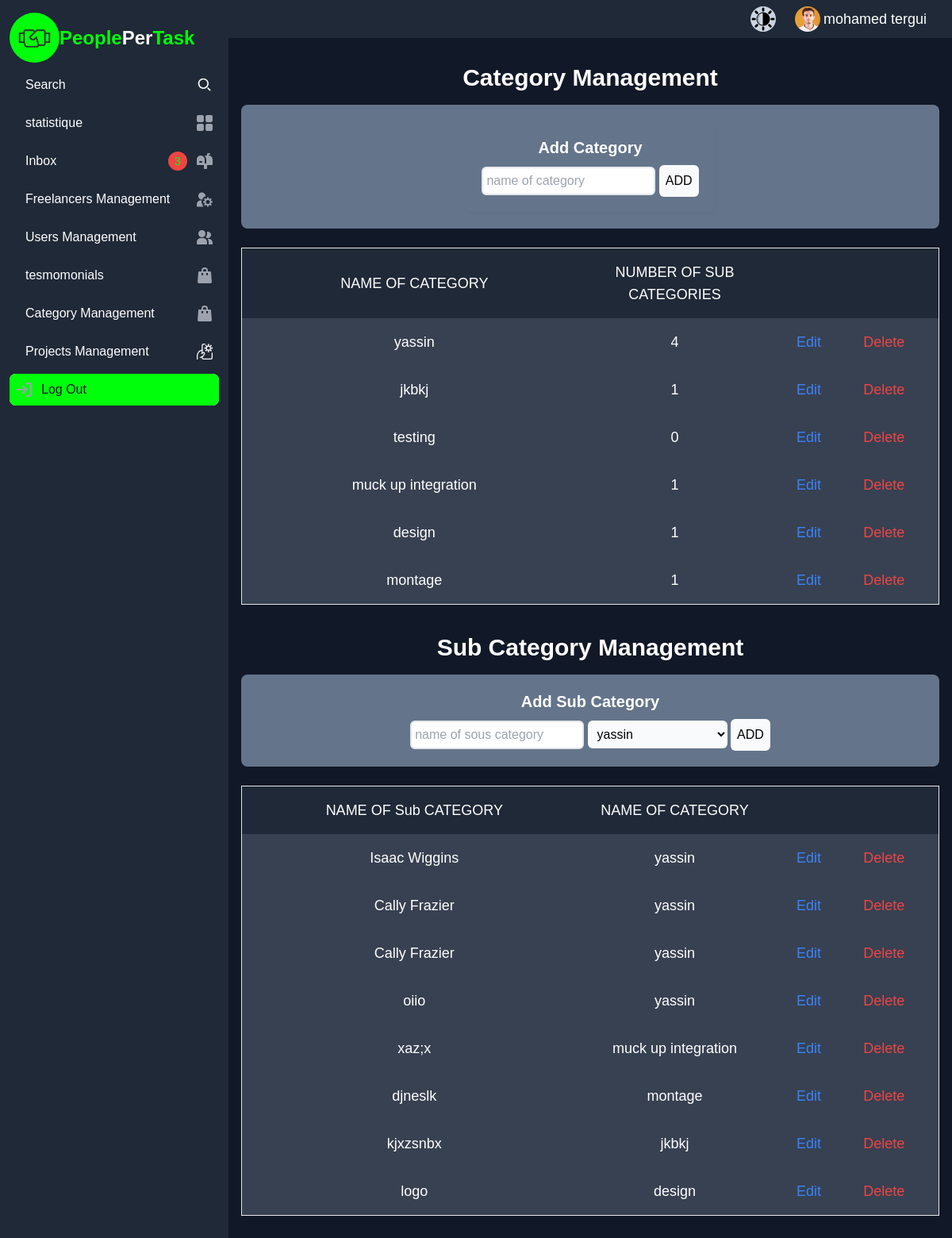
The app's page /CategoryManagement.php with its own data.
### tables this page shows
CREATE TABLE `categories` (
  `id` int NOT NULL,
  `name` varchar(255) DEFAULT NULL
);

CREATE TABLE `souscategories` (
  `id` int NOT NULL,
  `souscategoriesNAME` varchar(255) NOT NULL,
  `categoriesID` int DEFAULT NULL
);

### src/CategoryManagement.php (the view, shortened to what this page needs)
<?php
require("cnx.php");
$qeury = "SELECT  categories.name as name, COUNT(souscategories.categoriesID)  as number_of_sub_catgoty , categories.id as  id
FROM categories
LEFT JOIN souscategories ON categories.id = souscategories.categoriesID
GROUP BY categories.id
ORDER BY categories.id desc
;
";
$qeury_CATEGORY = "SELECT souscategories.id as id_sub ,name,souscategoriesNAME FROM categories INNER JOIN souscategories
ON categories.id = souscategories.categoriesID
ORDER BY souscategories.id desc
 ";
$categories = mysqli_query($cnx, $qeury);
$categoriesA = mysqli_query($cnx, $qeury);
$Subcategories = mysqli_query($cnx, $qeury_CATEGORY);
?>
<!doctype html>
<html>
<head>
    <link href="../dist/output.css" rel="stylesheet">
</head>
<body class="overflow-x-hidden dark:bg-gray-900 ">
    <body class="overflow-x-hidden dark:bg-gray-900 ">
        <?php
        include("header_dashbord.php");
        ?>
        <div class="flex flex-row justify-start  dark:bg-gray-900 ">
            <?php
            include("sidbarOFdashboard.php");
            ?>
            <section class="flex flex-col py-8 flex-grow dark:bg-gray-900 dark:text-white">
                <h1 class="text-3xl text-center font-bold">Category Management</h1>
                <div class="flex p-4 gap-6 justify-center flex-col">
                    <div
                        class=" shadow-sm rounded-lg gap-2 bg-slate-500 p-5  flex flex-col md:flex-row justify-around items-center ">
                        <div class=" shadow-sm rounded-lg gap-2 bg-slate-500 p-5  flex flex-col items-center">
                            <h2 class="text-xl font-semibold text-white">Add Category</h2>
                            <div class="flex   gap-4">
                                <form method="GET" action="CategoryManagement.php">
                                    <input id="value_add_cetegory" name="nom_cetegoty_add"
                                        class=" rounded-md p-1  border-2 dark:text-black" type="text"
                                        placeholder="name of category" required>
                                    <input id="btn_add_cetegory" type="submit" value="ADD"
                                        class="bg-gray-50 p-2 rounded-md cursor-pointer dark:text-black">
                                </form>
                            </div>
                        </div>
                    </div>
                    <div id="parent_of_categories" class="flex flex-col border">
                        <ul
                            class="flex  text-center text-white items-center bg-slate-500 dark:bg-gray-800 dark:text-white">
                            <li class="w-2/3  text-xs md:text-lg p-4 ">NAME OF CATEGORY</li>
                            <li class="w-1/3 text-xs md:text-lg p-4 ">NUMBER OF SUB CATEGORIES</li>
                            <li class="w-1/3 text-xs md:text-lg p-4 ">
                            </li>
                        </ul>
                        <?php
                        while ($row = mysqli_fetch_assoc($categories)):
                            $id_category = $row['id'];
                            $name_category = $row['name']
                             ?>
                        <ul class="category flex text-center items-center dark:bg-gray-700 dark:text-white">
                            <li class="w-2/3 text-xs md:text-lg p-4 category_old_value"><?=$name_category?></li>
                            <li class="w-1/3 text-xs md:text-lg p-4 ">
                            <?=$row['number_of_sub_catgoty']?>
                            </li>
                            <li class="w-1/3 text-xs flex justify-around md:text-lg p-4">
                                     <input   type="submit" class="btn_edit_category  text-blue-500 cursor-pointer" value="Edit">
                                <form onsubmit="return confirm('Are you sure you want to delete this category?');" action="CategoryManagement.php?id_cate=<?=$id_category?>"  method="POST">
                                    <input type="submit" class="text-red-500 btn_delete_category cursor-pointer " value="Delete">
                                </form>
                            </li>
                          </ul>
                          <?php
                        endwhile;
                        ?>
                    </div>
                </div>
                <h1 class="text-3xl text-center font-bold mt-5">Sub Category Management</h1>
                <div class="flex p-4 gap-6 justify-center flex-col">
                    <div class=" shadow-sm rounded-lg gap-2 bg-slate-500 p-5  flex flex-col items-center">
                        <h2 class="text-xl font-semibold text-white">Add Sub Category</h2>
                        <div class="flex   gap-4">
                            <form method="GET" action="CategoryManagement.php">
                                <input id="value_add_cetegory" name="nom_cetegoty_"
                                    class=" rounded-md p-1  border-2 dark:text-black" type="text"
                                    placeholder="name of sous category" required>
                                <select name="categorie_select"
                                    class="dark:bg-gray-50 bg-gray-50 p-2 rounded-md cursor-pointer text-black dark:text-black"
                                    id="">
                                    <?php
                                    while ($rowA = mysqli_fetch_assoc($categoriesA)) {
                                        echo "<option value=\"".$rowA['id']."\">
                                                    ".$rowA['name']."
                                                    </option>";
                                     }
                                    ?>
                                </select>
                                <input id="btn_add_cetegory" type="submit" value="ADD"
                                    class="bg-gray-50 p-2 rounded-md cursor-pointer dark:text-black">
                            </form>
                        </div>
                    </div>
                    <div id="parent_of_categories" class="flex flex-col border">
                        <ul
                            class="flex  text-center text-white items-center bg-slate-500 dark:bg-gray-800 dark:text-white">
                            <li class="w-2/3  text-xs md:text-lg p-4 ">NAME OF Sub CATEGORY</li>
                            <li class="w-1/3 text-xs md:text-lg p-4 ">NAME OF CATEGORY</li>
                            <li class="w-1/3 text-xs md:text-lg p-4 ">
                            </li>
                        </ul>
                        <?php
                        while ($rowB = mysqli_fetch_assoc($Subcategories)) :
                            $id_sub_category = $rowB['id_sub'];
                            ?>
                        <ul class="category flex text-center items-center dark:bg-gray-700 dark:text-white">
                            <li class="w-2/3 text-xs md:text-lg p-4 name_subcategory"><?=$rowB['souscategoriesNAME']?></li>
                            <li class="w-1/3 text-xs md:text-lg p-4">
                            <?= $rowB['name'] ?>
                            </li>
                            <li class="w-1/3 text-xs flex justify-around md:text-lg p-4">
                                    <input type="submit" class="btn_edit_sub_category  text-blue-500 cursor-pointer" value="Edit">
                                <form onsubmit="return confirm('Are you sure you want to delete this sub category?');" action="CategoryManagement.php?id_sub_cetegoty=<?= $id_sub_category ?>"method="POST">
                                    <input type="submit" class="text-red-500 btn_delete_category cursor-pointer " value="Delete">
                                </form>
                            </li>
                          </ul>
                       <?php
                       endwhile;
                        ?>
                    </div>
            </section>
        </div>
    </body>
</html>

### src/header_dashbord.php
<header class="flex py-2 justify-end h-12 px-8  gap-1 dark:bg-gray-800 dark:text-white ">
        <span id="dar_mode_btn">
        <img class="h-8 mx-5  dark:rotate-180  dark:bg-slate-300 dark:rounded-full " src="../images/dar_mode_icon.png" alt="icon">
    </span>
        <img class="h-auto  rounded-full" src="../images/845-1697015855.jpg" alt="admin">
        <span class="text-lg self-center ">mohamed tergui</span>
    </header>

### src/sidbarOFdashboard.php (shortened to what this page needs)
<div class="lg:w-72 sm:h-full h-screen ">
<div id="sidebar"
    class="  fixed top-0 left-0 z-40 w-72 sm:h-full h-screen transition-transform -translate-x-full lg:translate-x-0"
    aria-label="Sidebar">
    <div class=" h-full px-3 py-4 overflow-y-auto bg-custom-green dark:bg-gray-800">
        <div class="  self-center m-auto flex   lg:m-0 sm:m-3 ">
            <span class="bg-white dark:bg-custom-green rounded-full p-2">
            </span>
            <span class="text-black text-2xl dark:text-custom-green font-bold self-center ">People<span
                    class="text-gray-50 ">Per</span>Task
            </span>
        </div>
        <ul class="h-5/6 flex flex-col gap-1 mt-2 space-y-1 font-medium">
            <li>
                <span
                    class="flex justify-between items-center p-2 text-gray-900 rounded-lg dark:text-white  group">
                    <span class="ml-3 " id="title_search">Search</span>
                </span>
            </li>
            <li>
                <a href="dashboard.php"
                    class="flex items-center p-2 text-gray-900 rounded-lg dark:text-white hover:bg-gray-100 dark:hover:bg-gray-700 group">
                    <span class="flex-1 ml-3 whitespace-nowrap">statistique</span>
                </a>
            </li>
            <li>
                <a href="inbox.php"
                    class="flex items-center p-2 text-gray-900 rounded-lg dark:text-white hover:bg-gray-100 dark:hover:bg-gray-700 group">
                    <span class="flex-1 ml-3 whitespace-nowrap">Inbox</span>
                    <span
                        class="inline-flex items-center justify-center w-3 h-3 p-3 ml-3 text-sm font-medium text-custom-green bg-red-500 rounded-full mx-3">3</span>
                </a>
            </li>
            <li>
                <a href="Freelancers_Management.php"
                    class="flex items-center p-2 text-gray-900 rounded-lg dark:text-white hover:bg-gray-100 dark:hover:bg-gray-700 group">
                    <span class="flex-1 ml-3 whitespace-nowrap">Freelancers Management</span>
                </a>
            </li>
            <li>
                <a href="UsersManagement.php"
                    class="flex items-center p-2 text-gray-900 rounded-lg dark:text-white hover:bg-gray-100 dark:hover:bg-gray-700 group">
                    <span class="flex-1 ml-3 whitespace-nowrap">Users Management</span>
                </a>
            </li>
            <li>
                <a href="tesmomonials.php"
                    class="flex items-center p-2 text-gray-900 rounded-lg dark:text-white hover:bg-gray-100 dark:hover:bg-gray-700 group">
                    <span class="flex-1 ml-3 whitespace-nowrap">tesmomonials</span>
                </a>
            </li>
            <li>
                <a href="CategoryManagement.php"
                    class="flex items-center p-2 text-gray-900 rounded-lg dark:text-white hover:bg-gray-100 dark:hover:bg-gray-700 group">
                    <span class="flex-1 ml-3 whitespace-nowrap">Category Management</span>
                </a>
            </li>
            <li>
                <a href="projects_management.php"
                    class="flex items-center p-2 text-gray-900 rounded-lg dark:text-white hover:bg-gray-100 dark:hover:bg-gray-700 group">
                    <span class="flex-1 ml-3 whitespace-nowrap">Projects Management</span>
                </a>
            </li>
            <li class="bg-white  rounded-lg  ">
                <a href="sign_in.php"
                    class="flex items-center p-2 text-gray-900 rounded-lg dark:bg-custom-green hover:bg-gray-100 dark:hover:bg-gray-500 group">
                    <span class="flex-1 ml-3 whitespace-nowrap ">Log Out</span>
                </a>
            </li>
        </ul>
    </div>
</div>
</div>

### records on screen
categories: name "yassin", number_of_sub_catgoty "4"
categories: name "jkbkj", number_of_sub_catgoty "1"
categories: name "testing", number_of_sub_catgoty "0"
categories: name "muck up integration", number_of_sub_catgoty "1"
categories: name "design", number_of_sub_catgoty "1"
categories: name "montage", number_of_sub_catgoty "1"
souscategories: souscategoriesNAME "Isaac Wiggins", categoriesID.name "yassin"
souscategories: souscategoriesNAME "Cally Frazier", categoriesID.name "yassin"
souscategories: souscategoriesNAME "Cally Frazier", categoriesID.name "yassin"
souscategories: souscategoriesNAME "oiio", categoriesID.name "yassin"
souscategories: souscategoriesNAME "xaz;x", categoriesID.name "muck up integration"
souscategories: souscategoriesNAME "djneslk", categoriesID.name "montage"
souscategories: souscategoriesNAME "kjxzsnbx", categoriesID.name "jkbkj"
souscategories: souscategoriesNAME "logo", categoriesID.name "design"

### other values on screen
form field categorie_select "yassin"
